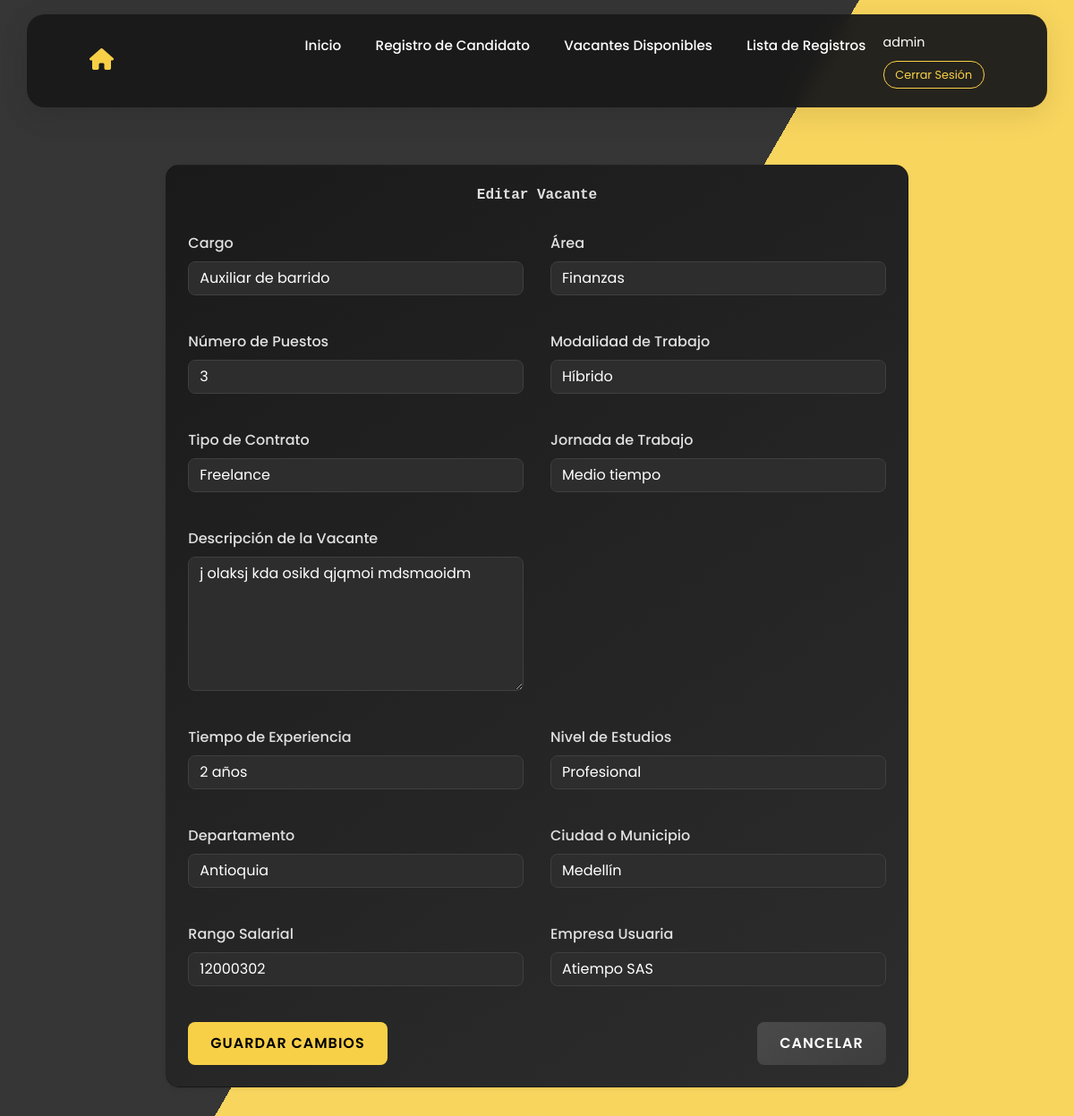
Screenshot of /editar_vacante/2/ (signed in) with the database file from the repository.
### vacantes/models.py (models this page shows, shortened)
class Vacante(models.Model):
    codigo_vacante = models.CharField(
        max_length=50,
        unique=True,
        default=generate_unique_codigo
    )
    cargo = models.CharField(max_length=100)
    area = models.CharField(
        max_length=100,
        null=True,
        blank=True,
        choices=[
            ('Administración', 'Administración'),
            ('Finanzas', 'Finanzas'),
            ('Tecnología', 'Tecnología'),
            ('Recursos Humanos', 'Recursos Humanos'),
            ('Ventas', 'Ventas'),
        ]
    )
    numero_puestos = models.IntegerField(
        null=True,
        blank=True,
        default=1
    )
    modalidad_trabajo = models.CharField(
        max_length=50,
        choices=[
            ('Presencial', 'Presencial'),
            ('Remoto', 'Remoto'),
            ('Híbrido', 'Híbrido'),
        ]
    )
    tipo_contrato = models.CharField(
        max_length=50,
        choices=[
            ('Indefinido', 'Indefinido'),
            ('Temporal', 'Temporal'),
            ('Prácticas', 'Prácticas'),
            ('Freelance', 'Freelance'),
        ]
    )
    jornada_trabajo = models.CharField(
        max_length=50,
        choices=[
            ('Tiempo completo', 'Tiempo completo'),
            ('Medio tiempo', 'Medio tiempo'),
            ('Por horas', 'Por horas'),
        ]
    )
    descripcion_vacante = models.TextField(max_length=6000)
    tiempo_experiencia = models.CharField(
        max_length=50,
        choices=[
            ('Sin experiencia', 'Sin experiencia'),
            ('1 año', '1 año'),
            ('2 años', '2 años'),
            ('3 años o más', '3 años o más'),
        ]
    )
    nivel_estudios = models.CharField(
        max_length=50,
        choices=[
            ('Secundaria', 'Secundaria'),
            ('Técnico', 'Técnico'),
            ('Tecnólogo', 'Tecnólogo'),
            ('Profesional', 'Profesional'),
            ('Postgrado', 'Postgrado'),
        ]
    )
    departamento = models.ForeignKey(Departamento, on_delete=models.SET_NULL, null=True, blank=True)
    ciudad = models.ForeignKey(Ciudad, on_delete=models.SET_NULL, null=True, blank=True)
    rango_salarial = models.IntegerField(null=True, blank=True)
    fecha_publicacion = models.DateField(auto_now_add=True)
    empresa_usuaria = models.CharField(max_length=100)
    candidatos_registrados = models.ManyToManyField('RegistroCandidato', related_name='vacantes', blank=True)
    estado = models.BooleanField(default=True)  # True para activa, False para inactiva
    usuario_publicador = models.ForeignKey(User, on_delete=models.SET_NULL, null=True, blank=True, related_name='vacantes_publicadas')
    usuario_actualizador = models.ForeignKey(User, on_delete=models.SET_NULL, null=True, blank=True, related_name='vacantes_actualizadas')
    fecha_creacion = models.DateTimeField(auto_now_add=True)  # Solo se guarda al crear
    fecha_actualizacion = models.DateTimeField(null=True, blank=True)  # Se actualizará manualmente
    class Meta:
        verbose_name = "Vacante"
        verbose_name_plural = "Vacantes"

### vacantes/views.py (the view)
# urls.py: path('editar_vacante/<int:id>/', views.editar_vacante, name='editar_vacante'),
@login_required
def editar_vacante(request, id):
    vacante = get_object_or_404(Vacante, id=id)
    if request.method == 'POST':
        form = VacanteForm(request.POST, instance=vacante)
        if form.is_valid():
            vacante = form.save(commit=False)  # No guardamos aún
            vacante.usuario_actualizador = request.user  # Guardamos quién actualiza
            vacante.save()  # Guardamos la vacante con el usuario actualizador
            return redirect('lista_vacantes')
    else:
        form = VacanteForm(instance=vacante)
    return render(request, 'vacantes/editar_vacante.html', {'form': form, 'vacante': vacante})

### vacantes/models.py (called while the page is built)
    def __str__(self):
        return self.nombre

    def __str__(self):
        return self.nombre

### vacantes/templates/vacantes/editar_vacante.html (shortened to what this page needs)
{% extends 'base.html' %}
{% load static %}
{% block contenido %}
<div class="container main-container">
    <div class="row justify-content-center">
        <div class="col-md-10">
            <div class="card shadow-sm p-4 text-light">
                <h1 class="text-center page-title">Editar Vacante</h1>
                <form method="post" class="form">
                    <div class="form-row">
                        <div class="form-group col-md-6">
                            <label for="{{ form.cargo.id_for_label }}">Cargo</label>
                            {{ form.cargo }}
                        </div>
                        <div class="form-group col-md-6">
                            <label for="{{ form.area.id_for_label }}">Área</label>
                            {{ form.area }}
                        </div>
                    </div>
                    <div class="form-row">
                        <div class="form-group col-md-6">
                            <label for="{{ form.numero_puestos.id_for_label }}">Número de Puestos</label>
                            {{ form.numero_puestos }}
                        </div>
                        <div class="form-group col-md-6">
                            <label for="{{ form.modalidad_trabajo.id_for_label }}">Modalidad de Trabajo</label>
                            {{ form.modalidad_trabajo }}
                        </div>
                    </div>
                    <div class="form-row">
                        <div class="form-group col-md-6">
                            <label for="{{ form.tipo_contrato.id_for_label }}">Tipo de Contrato</label>
                            {{ form.tipo_contrato }}
                        </div>
                        <div class="form-group col-md-6">
                            <label for="{{ form.jornada_trabajo.id_for_label }}">Jornada de Trabajo</label>
                            {{ form.jornada_trabajo }}
                        </div>
                    </div>
                    <div class="form-row">
                        <div class="form-group col-12">
                            <label for="{{ form.descripcion_vacante.id_for_label }}">Descripción de la Vacante</label>
                            {{ form.descripcion_vacante }}
                        </div>
                    </div>
                    <div class="form-row">
                        <div class="form-group col-md-6">
                            <label for="{{ form.tiempo_experiencia.id_for_label }}">Tiempo de Experiencia</label>
                            {{ form.tiempo_experiencia }}
                        </div>
                        <div class="form-group col-md-6">
                            <label for="{{ form.nivel_estudios.id_for_label }}">Nivel de Estudios</label>
                            {{ form.nivel_estudios }}
                        </div>
                    </div>
                    <div class="form-row">
                        <div class="form-group col-md-6">
                            <label for="{{ form.departamento.id_for_label }}">Departamento</label>
                            {{ form.departamento }}
                        </div>
                        <div class="form-group col-md-6">
                            <label for="{{ form.ciudad.id_for_label }}">Ciudad o Municipio</label>
                            {{ form.ciudad }}
                        </div>
                    </div>
                    <div class="form-row">
                        <div class="form-group col-md-6">
                            <label for="{{ form.rango_salarial.id_for_label }}">Rango Salarial</label>
                            {{ form.rango_salarial }}
                        </div>
                        <div class="form-group col-md-6">
                            <label for="{{ form.empresa_usuaria.id_for_label }}">Empresa Usuaria</label>
                            {{ form.empresa_usuaria }}
                        </div>
                    </div>
                    <div class="d-flex justify-content-between mt-4">
                        <button type="submit" class="btn btn-success">Guardar Cambios</button>
                        <a href="{% url 'lista_vacantes' %}" class="btn btn-secondary">Cancelar</a>
                    </div>
                </form>
            </div>
        </div>
    </div>
</div>
{% endblock %}

### vacantes/templates/base.html (shortened to what this page needs)
{% load static %}
<!doctype html>
<html lang="es">
<head>
    <link href="https://cdn.jsdelivr.net/npm/bootstrap@5.3.2/dist/css/bootstrap.min.css" rel="stylesheet" />
    <link href="{% static 'css/styles.css' %}" rel="stylesheet" />
    <link rel="stylesheet" href="https://cdnjs.cloudflare.com/ajax/libs/font-awesome/6.0.0/css/all.min.css" />
    <link href="https://cdn.jsdelivr.net/npm/tailwindcss@2.2.19/dist/tailwind.min.css" rel="stylesheet">
</head>
<body>
    <div class="bg"></div>
    <div class="bg bg2"></div>
    <div class="bg bg3"></div>
    <nav class="navbar navbar-expand-lg navbar-dark">
        <div class="container">
            <a class="navbar-brand" href="{% url 'inicio' %}">
                <i class="fas fa-home home-icon"></i>
            </a>
            <div class="collapse navbar-collapse" id="navbarNav">
                <ul class="navbar-nav ms-auto">
                    <li class="nav-item">
                        <a class="nav-link" href="{% url 'inicio' %}">Inicio</a>
                    </li>
                    {% if request.user.is_authenticated %}
                    <li class="nav-item">
                        <a class="nav-link" href="{% url 'registro_candidato' %}">Registro de Candidato</a>
                    </li>
                    {% endif %}
                    <li class="nav-item">
                        <a class="nav-link" href="{% url 'lista_vacantes' %}">Vacantes Disponibles</a>
                    </li>
                    {% if user.is_authenticated %}
                    <li class="nav-item">
                        <a class="nav-link" href="{% url 'lista_registros' %}">Lista de Registros</a>
                    </li>
                    <li class="nav-item">
                        <ul class="user-menu">
                            <li>{{ user.username }}</li>
                            <li>
                                <form action="{% url 'logout' %}" method="post" style="display:inline;">
                                    <button type="submit" class="logout-btn">Cerrar Sesión</button>
                                </form>
                            </li>
                        </ul>
                    </li>
                    {% endif %}
                </ul>
            </div>
        </div>
    </nav>
    <div class="container" style="margin-top: 2rem;">
        <div class="row">
            <div class="col-12">
                {% block contenido %}
                {% endblock contenido %}
            </div>
        </div>
    </div>
</body>
</html>

### vacantes/static/css/styles.css (style rules this page uses)
body { font-family: Arial, sans-serif; background-color: #f8f9fa; }
button { background-color: #f8d047; border: none; padding: 10px; color: white; font-size: 16px; cursor: pointer; border-radius: 4px; }
.bg { animation:slide 3s ease-in-out infinite alternate; background-image: linear-gradient(-60deg, #2a2a2a 50%, #f8d047 50%); bottom:0; left:-50%; opacity:.5; position:fixed; right:-50%; top:0; z-index:-1; }
.bg2 { animation-direction:alternate-reverse; animation-duration:4s; }
.bg3 { animation-duration:5s; }
h1 { font-family:monospace; }

### vacantes/templates/base.html (style rules this page uses)
:root { --nav-bg: #1a1a1a; --nav-accent: #f8d047; --nav-text: #ffffff; }
body { font-family: 'Poppins', sans-serif; overflow-x: hidden; }
.bg { animation: slide 3s ease-in-out infinite alternate; background-image: linear-gradient(-60deg, #f8d047 50%, #1a1a1a 50%); bottom: 0; left: -50%; opacity: .5; position: fixed; right: -50%; top: 0; z-index: -1; }
.bg2 { animation-direction: alternate-reverse; animation-duration: 4s; }
.bg3 { animation-duration: 5s; }
.navbar { background: rgba(26, 26, 26, 0.95); backdrop-filter: blur(10px); padding: 1rem 0; transition: all 0.3s ease; border-radius: 20px; margin: 1rem auto; max-width: 95%; box-shadow: 0 8px 32px rgba(0, 0, 0, 0.1); }
.home-icon { color: var(--nav-accent); font-size: 1.5rem; position: relative; transition: all 0.3s ease; }
.nav-link { color: var(--nav-text) !important; position: relative; padding: 0.5rem 1rem !important; margin: 0 0.2rem; font-weight: 500; font-size: 0.95rem; transition: all 0.3s ease; }
.nav-link::before { content: ''; position: absolute; bottom: 0; left: 50%; width: 0; height: 2px; background: var(--nav-accent); transition: all 0.3s ease; transform: translateX(-50%); }
.user-menu { list-style: none; padding: 0; margin: 0; }
.user-menu li { color: var(--nav-text); font-size: 0.9rem; padding: 0.3rem 0; }
.logout-btn { background: none; border: 1px solid var(--nav-accent); color: var(--nav-accent); padding: 0.3rem 0.8rem; border-radius: 15px; font-size: 0.8rem; transition: all 0.3s ease; }
.form-row { display: flex; flex-wrap: wrap; margin-right: -15px; margin-left: -15px; }
.form-group { flex: 0 0 50%; max-width: 50%; padding: 0 15px; margin-bottom: 1rem; }

### vacantes/templates/vacantes/editar_vacante.html (style rules this page uses)
.card { border-radius: 15px; background: linear-gradient(145deg, #1a1a1a, #2d2d2d) !important; }
.form-control { background-color: #2d2d2d !important; border: 1px solid #404040 !important; color: #ffffff !important; border-radius: 8px; }
label { font-weight: 500; margin-bottom: 0.5rem; color: #e0e0e0 !important; }
.btn-success { background: linear-gradient(145deg, #f8d047, #f8d047) !important; border: none; padding: 12px 25px; border-radius: 8px; font-weight: 600; text-transform: uppercase; letter-spacing: 1px; transition: all 0.3s ease; color: #000 !important; }
.btn-secondary { background: linear-gradient(145deg, #4a4a4a, #3d3d3d) !important; border: none; padding: 12px 25px; border-radius: 8px; font-weight: 600; text-transform: uppercase; letter-spacing: 1px; transition: all 0.3s ease; color: #fff !important; text-decoration: none; }
.form-row { margin-bottom: 1.5rem; }
.card { animation: fadeIn 0.5s ease-in-out; }
.main-container { min-height: 100vh; padding: 2rem 0; }
textarea.form-control { min-height: 150px; }
.page-title { color: #e0e0e0; margin-bottom: 2rem; font-weight: 600; }

### rows the page displays
Vacante: cargo "Auxiliar de barrido", area "Finanzas", numero_puestos "3", modalidad_trabajo "Híbrido", tipo_contrato "Freelance", jornada_trabajo "Medio tiempo", descripcion_vacante "j olaksj kda osikd qjqmoi mdsmaoidm", tiempo_experiencia "2 años", nivel_estudios "Profesional", departamento "Antioquia", ciudad "Medellín", rango_salarial "12000302", empresa_usuaria "Atiempo SAS"

### other values shown
{{ user.username }} "admin"
